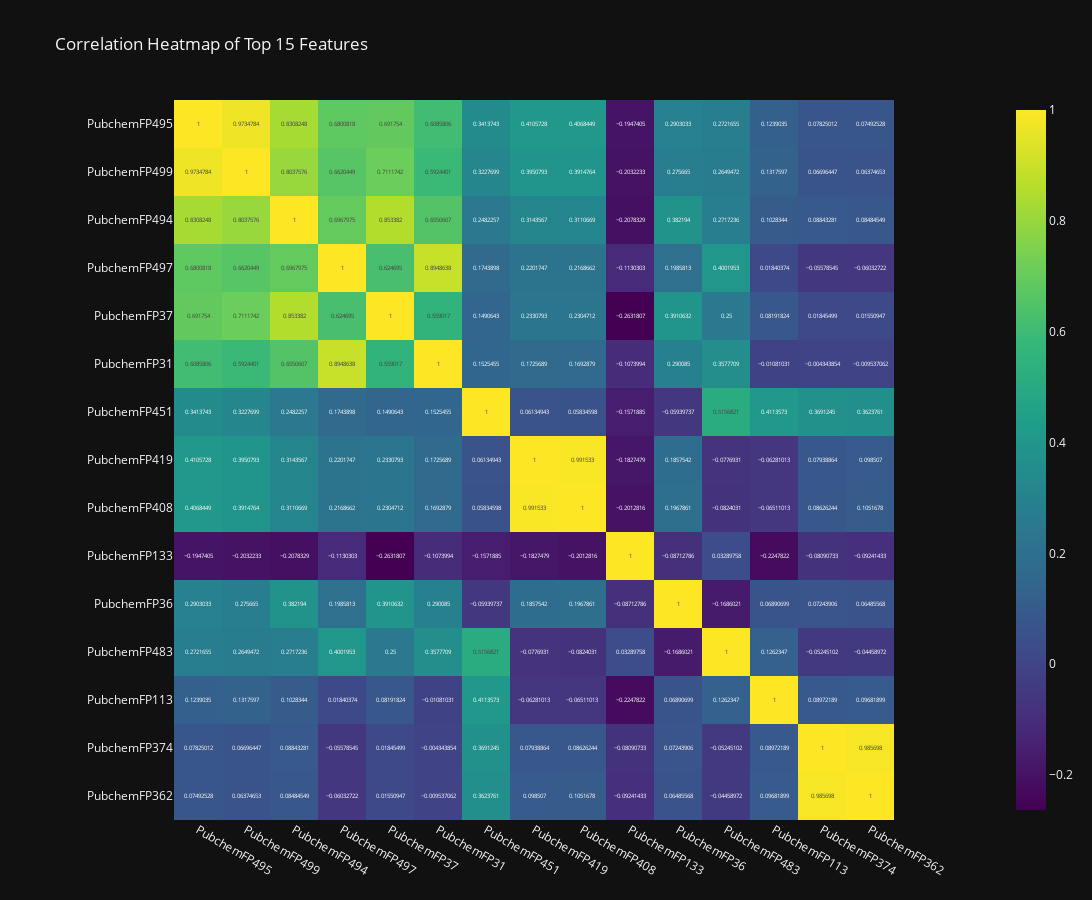

Notebook code cell kept with this figure:
### Code cell
# Correlation heatmap for top features and target
X = df.drop(columns=['PubchemFP501'])  # Exclude the target column
y = df['PubchemFP501']  # Define the target column

# Calculate correlations between features and the target
correlations = X.corrwith(y).abs()

# Select the top 15 features based on correlation
top_15_features = correlations.sort_values(ascending=False).head(15).index.tolist()

# Filter the dataset to include only the top 15 features
X_top_15 = X[top_15_features]

# Create a correlation heatmap
heatmap_data = X_top_15.corr()
fig = px.imshow(
    heatmap_data,
    text_auto=True,
    color_continuous_scale='Viridis',
    title='Correlation Heatmap of Top 15 Features'
)

fig.update_layout(
    height=900,
    width=1100,
    template='plotly_dark'
)

fig.show()

### Figure 1 — Plotly figure (JSON) as saved in the notebook; plotly's stock layout.template omitted (floating-point values rounded to 4 significant figures; data arrays with more than 128 entries replaced by an {"elided": "..."} marker saying what was removed)
{"data": [{"coloraxis": "coloraxis", "hovertemplate": "x: %{x}<br>y: %{y}<br>color: %{z}<extra></extra>", "name": "0", "texttemplate": "%{z}", "type": "heatmap", "x": ["PubchemFP495", "PubchemFP499", "PubchemFP494", "PubchemFP497", "PubchemFP37", "PubchemFP31", "PubchemFP451", "PubchemFP419", "PubchemFP408", "PubchemFP133", "PubchemFP36", "PubchemFP483", "PubchemFP113", "PubchemFP374", "PubchemFP362"], "xaxis": "x", "y": ["PubchemFP495", "PubchemFP499", "PubchemFP494", "PubchemFP497", "PubchemFP37", "PubchemFP31", "PubchemFP451", "PubchemFP419", "PubchemFP408", "PubchemFP133", "PubchemFP36", "PubchemFP483", "PubchemFP113", "PubchemFP374", "PubchemFP362"], "yaxis": "y", "z": {"elided": "15x15 float values"}}], "layout": {"coloraxis": {"colorscale": [[0, "#440154"], [0.1111, "#482878"], [0.2222, "#3e4989"], [0.3333, "#31688e"], [0.4444, "#26828e"], [0.5556, "#1f9e89"], [0.6667, "#35b779"], [0.7778, "#6ece58"], [0.8889, "#b5de2b"], [1, "#fde725"]]}, "height": 900, "title": {"text": "Correlation Heatmap of Top 15 Features"}, "width": 1100, "xaxis": {"anchor": "y", "constrain": "domain", "domain": [0, 1], "scaleanchor": "y"}, "yaxis": {"anchor": "x", "autorange": "reversed", "constrain": "domain", "domain": [0, 1]}}}
